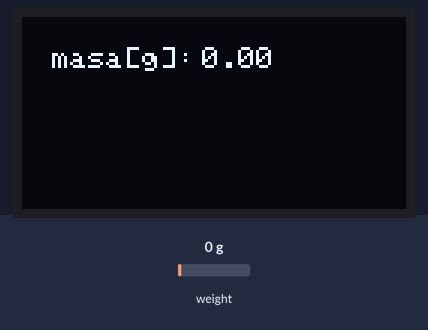
The sketch below on a simulated Arduino Uno, built with avr-gcc and run on an emulated ATmega328P. Shown: 128×64 one-colour display. The test bench sets the inputs (shaded band); at power-on: weight on the scale 0 g. What the sketch prints to the serial monitor is not drawn.

Above: at 3.1 s.
3.2 s: weight on the scale set to 100 g
At 4.5 s:
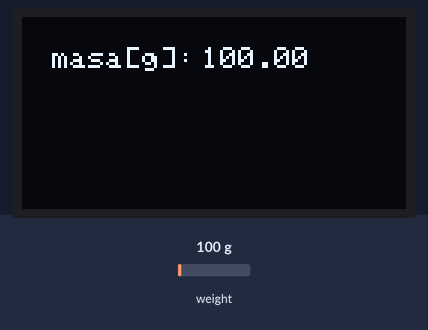
5.1 s: weight on the scale set to 1250 g
At 7.0 s:
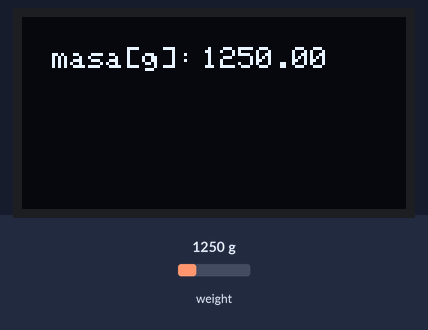
7.3 s: weight on the scale set to 2500 g
At 8.4 s:
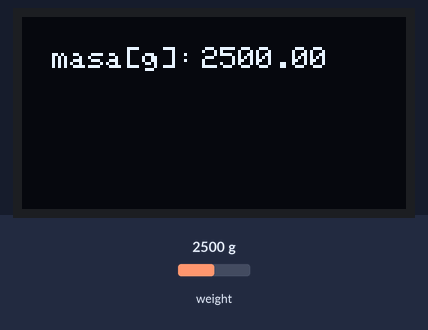
Timing chart, 0 to 10.3 s (numbered marks = the images above; inputs shaded):
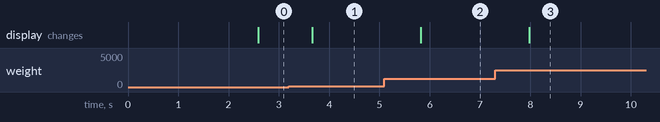

The sketch:

kitchen_scale.ino
```cpp
#include "HX711.h"
#include <Wire.h>
#include <Adafruit_GFX.h>
#include <Adafruit_SSD1306.h>

#define SCREEN_WIDTH 128 // OLED display width, in pixels
#define SCREEN_HEIGHT 64 // OLED display height, in pixels
#define OLED_RESET     -1 // Reset pin # (or -1 if sharing Arduino reset pin)
#define SCREEN_ADDRESS 0x3C ///< See datasheet for Address; 0x3D for 128x64, 0x3C for 128x32
Adafruit_SSD1306 display(SCREEN_WIDTH, SCREEN_HEIGHT, &Wire, OLED_RESET);

#define BLACK SSD1306_BLACK
#define WHITE SSD1306_WHITE

HX711 scale;

#define DOUT 5
#define CLK  6

float calibration_factor = 940; // this factor can change depending on your gauge configuraton
float weight;

void setup() {
  Serial.begin(9600);

  // SSD1306_SWITCHCAPVCC = generate display voltage from 3.3V internally
  if(!display.begin(SSD1306_SWITCHCAPVCC, SCREEN_ADDRESS)) {
    Serial.println(F("SSD1306 allocation failed"));
    for(;;); // Don't proceed, loop forever
  }
  Serial.println(F("SSD1306 display begin :)"));

  display.clearDisplay();
  display.setTextSize(1);
  display.setTextColor(WHITE);
  display.setCursor(10,10);
  display.println("masa[g]: ");
  display.display();
  delay(500);

  scale.begin(DOUT, CLK);

  scale.set_scale();  // this value is obtained by calibrating the scale with known weights; see the README for details
  scale.tare();            // reset the scale to 0

  scale.set_scale(calibration_factor); //Adjust to this calibration factor
}

void loop() {
  weight = scale.get_units(10);

  display.clearDisplay();
  display.setCursor(10,10);
  display.println("masa[g]: ");
  display.setCursor(60,10);
  display.println(weight);
  display.display();

  Serial.print("weigh: ");
  Serial.print(weight, 2);
  Serial.println();

  delay(50);
}
```

Measured:
- after the input at 3.2 s, the display: changes after 0.47 s (image 1)
- after the input at 5.1 s, the display: changes after 0.72 s (image 2)
- after the input at 7.3 s, the display: changes after 0.68 s (image 3)
